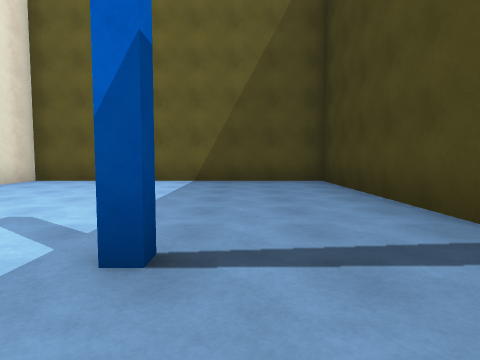
view 1 (above)

24 first-person views from a walk through a scene from a Unity 3-D project. The camera is 1.2 m above the floor, tilts 4° down and sees 75° across. Doors are open. The floor is counted in squares, 2 m on a side. Each view is taken from the middle of a square. On the plan, view 1 faces up. The plan holds only what a view shows up to about 9 squares ahead; the rest is blank. The place goes on beyond the plan. The player character is not drawn.

view 2
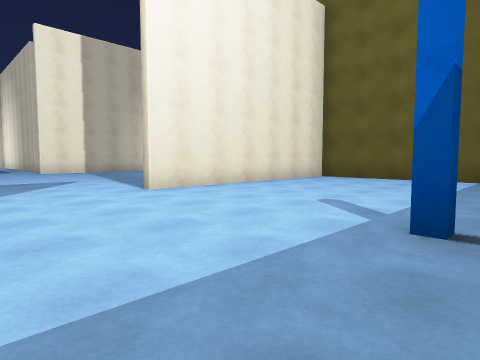

view 3
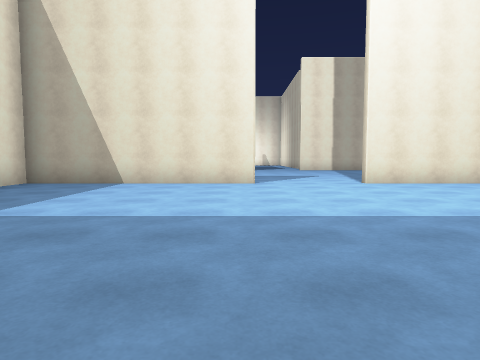

view 4
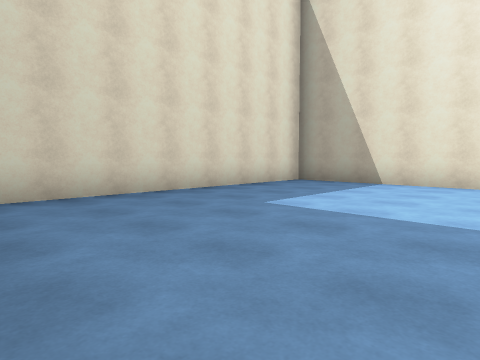

view 5
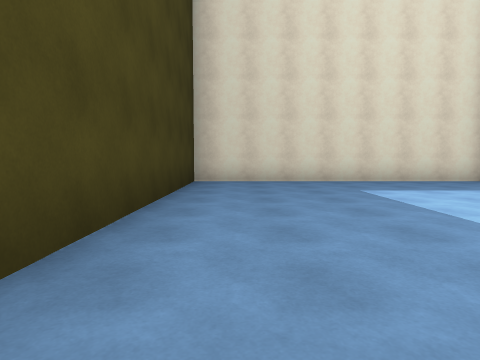

view 6
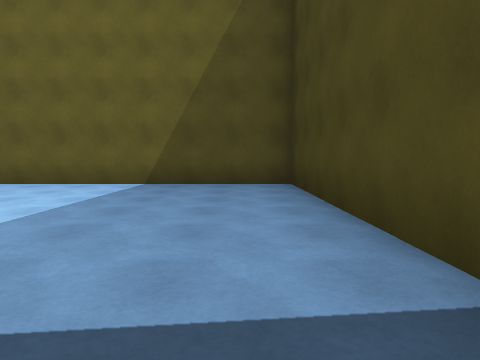

view 7
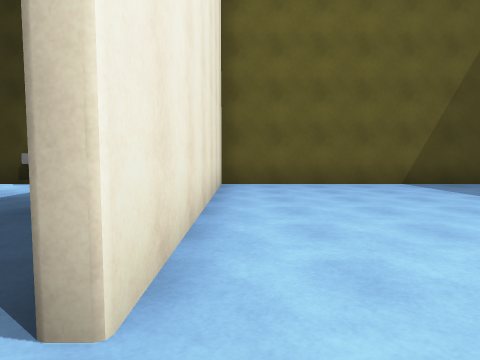

view 8
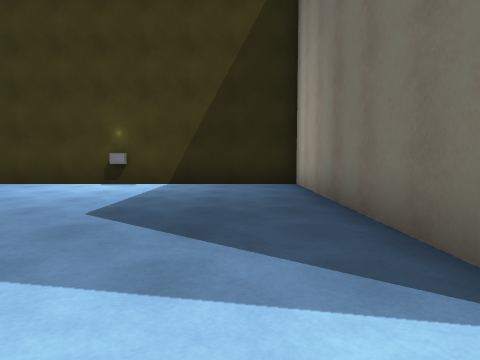

view 9
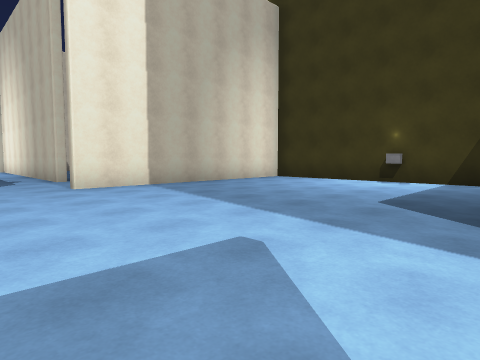

view 10
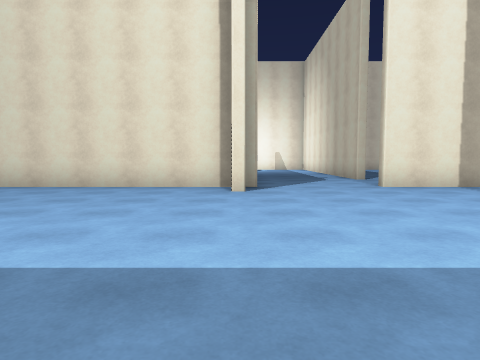

view 11
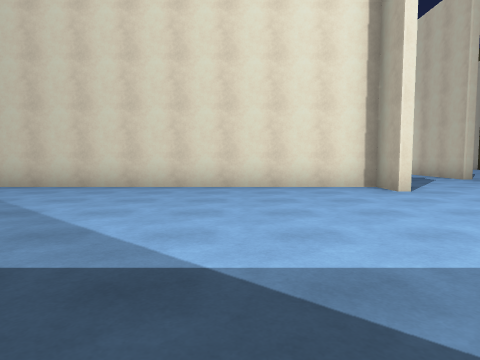

view 12
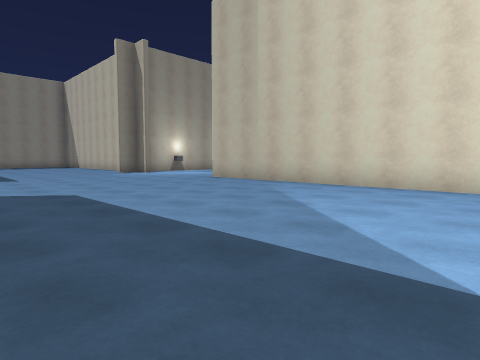

view 13
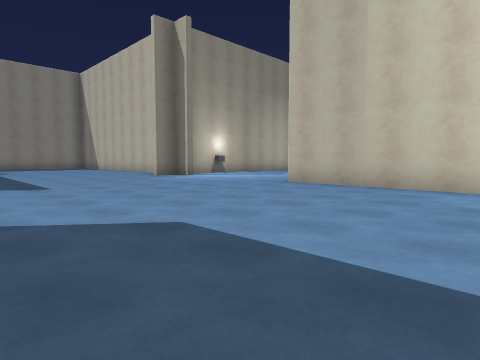

view 14
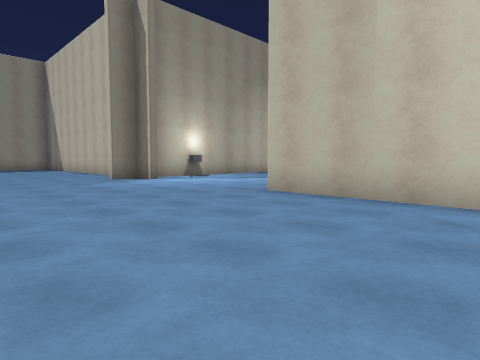

view 15
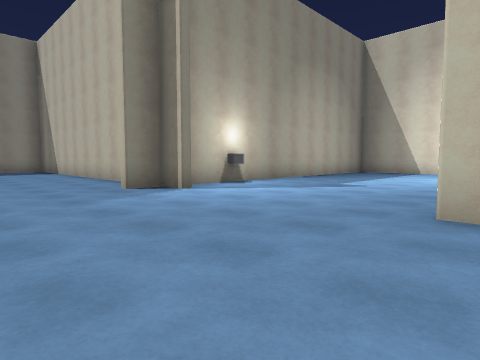

view 16
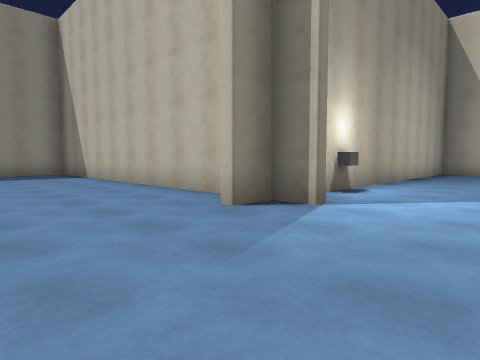

view 17
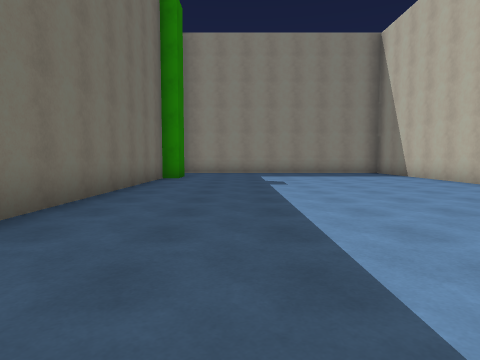

view 18
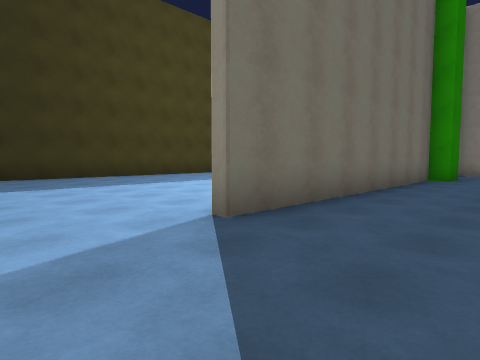

view 19
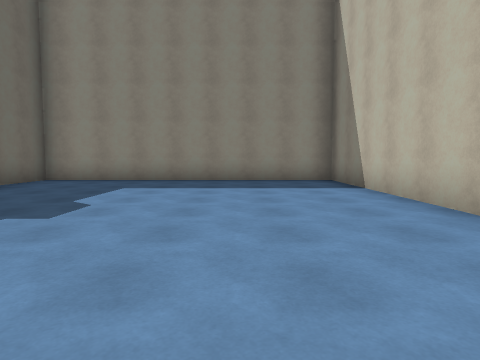

view 20
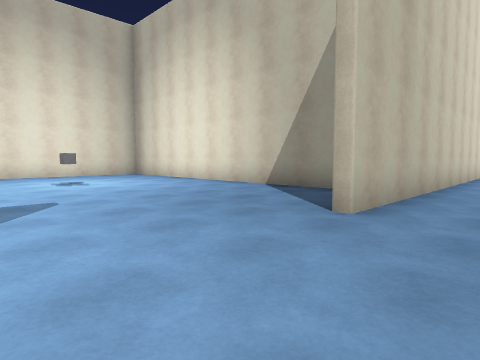

view 21
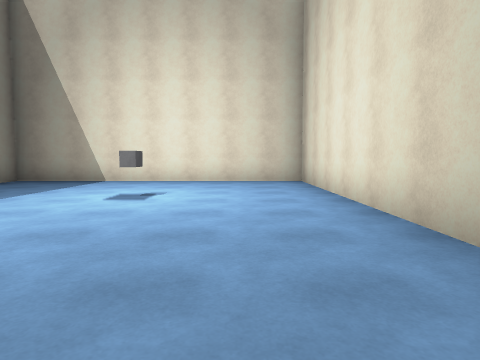

view 22
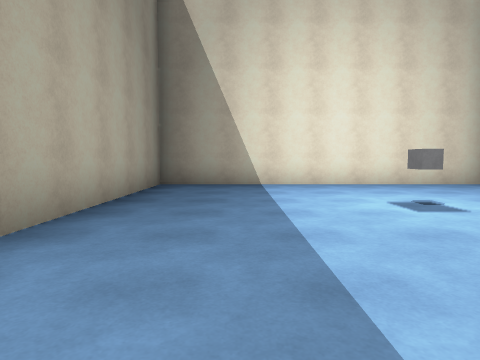

view 23
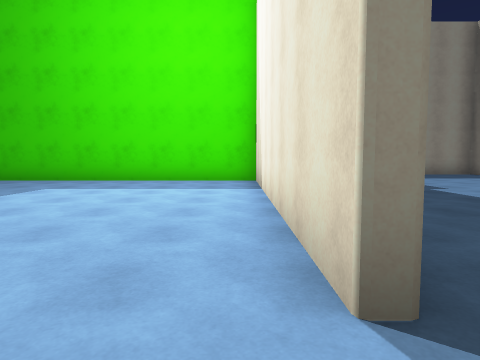

view 24
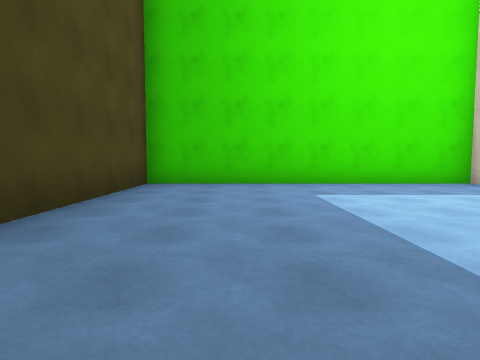

### Floor plan
Ten units are one square. View 1 is at (0, 0); x grows to the right and y downward. Boxes are objects, and circles mark ways between rooms. Rooms are numbered by the first view taken in them; rooms with no view inside come last. Other rooms are left out.
<svg viewBox="-237 -90 264 361">
<path fill="none" stroke="#000" d="M-54 6 -54 61 22 61 22 -5M22 -25 22 -83 -54 -83 -54 -20M-54 161 -54 233 22 233 22 188M-135 161 -135 168 -128 168M-150 94 -232 94 -232 168 -142 168M-135 179 -135 266 -57 266 -57 249M-126 12 -135 12 -135 118M-57 233 -57 161M22 166 22 152M-62 242 -62 233M-57 -26 -57 -83 -126 -83M-135 -64 -135 -20"/>
<rect x="-205" y="125" width="10" height="10" fill="#bbb"><title>grey block</title></rect>
<rect x="-105" y="-85" width="10" height="10" fill="#bbb"><title>grey block</title></rect>
<circle cx="-60" cy="-5" r="3" fill="#2a7"/>
<text x="-20" y="-10">1</text>
<text x="-90" y="120">2</text>
</svg>
Room 1 opens to room 2.

Where each view was taken, in squares from view 1:
view 1: 0 up, 0 right, facing up
view 2: 1 down, 0 right, facing up-left
view 3: 1 down, 2 right, facing left
view 4: 1 down, 2 right, facing down-left
view 5: 2 up, 1 right, facing down
view 6: 1 up, 1 right, facing up
view 7: 1 up, 5 left, facing up
view 8: 1 up, 7 left, facing up
view 9: 0 up, 7 left, facing up-left
view 10: 1 down, 7 left, facing left
view 11: 4 down, 7 left, facing left
view 12: 4 down, 7 left, facing down-left
view 13: 7 down, 7 left, facing down-left
view 14: 8 down, 9 left, facing down-left
view 15: 11 down, 10 left, facing down-left
view 16: 14 down, 10 left, facing down-left
view 17: 14 down, 8 left, facing down
view 18: 14 down, 8 left, facing down-right
view 19: 18 down, 11 left, facing down
view 20: 15 down, 12 left, facing up-left
view 21: 11 down, 15 left, facing left
view 22: 15 down, 16 left, facing left
view 23: 15 down, 5 left, facing down
view 24: 16 down, 0 right, facing down
